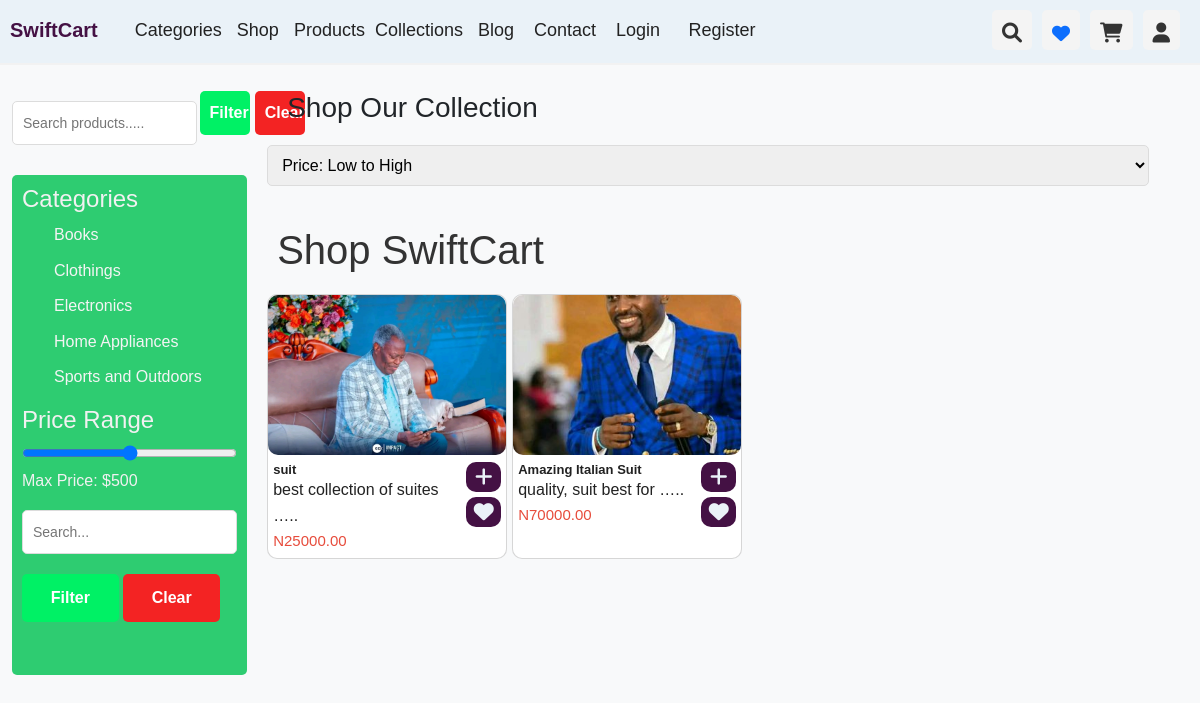
Page /shop/ on the earlier database version.
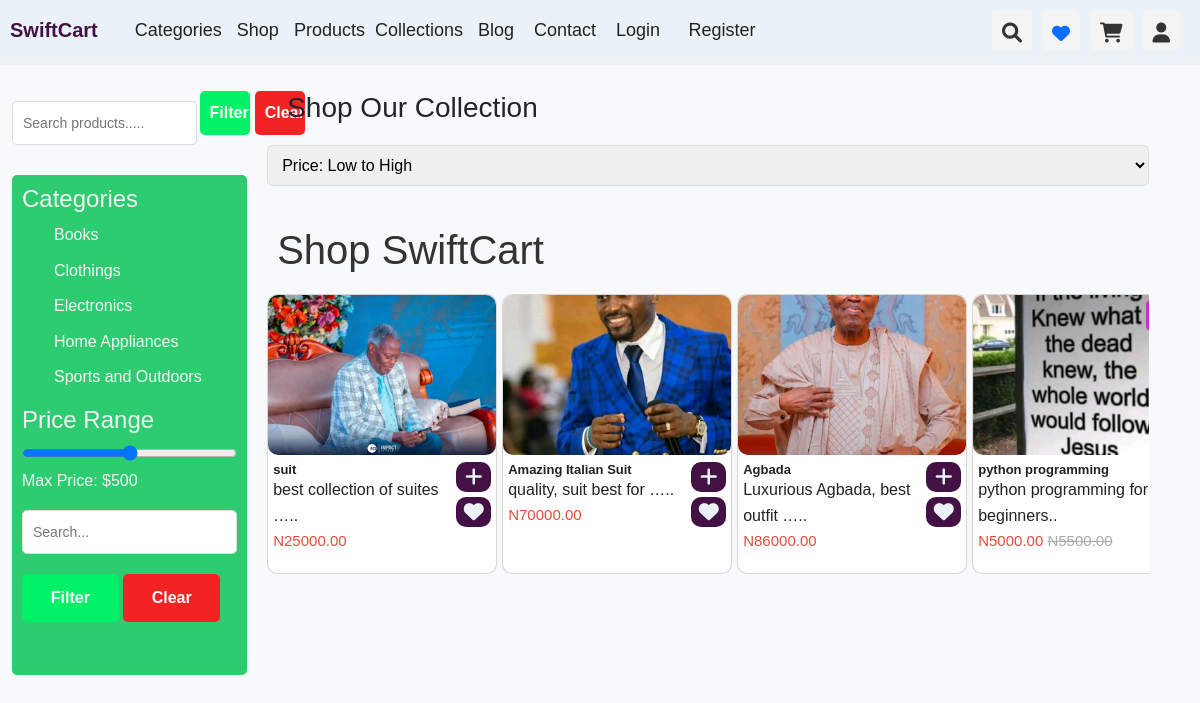
Same page on the later database version.
### Store/models.py (models this page shows, shortened)
class Category(models.Model):
    name = models.CharField(max_length=100, unique=True)
    description = models.TextField(default='', null=True, blank=True)
    user = models.ForeignKey(User, related_name='creates_category', on_delete=models.CASCADE)
    created_at = models.DateTimeField(auto_now_add=True)
    class Meta:
        ordering = ('name',)
        verbose_name_plural = 'Categories'
    def __str__(self):
        return f'{self.name}'

class Product(models.Model):
    id = models.UUIDField(primary_key=True, unique=True, default=uuid.uuid4)
    name = models.CharField(max_length=100)
    image = models.ImageField(upload_to='products_images', blank=True, null=True)
    description = models.TextField()
    in_stock = models.PositiveBigIntegerField(default=1)
    price = models.DecimalField(decimal_places=2, max_digits=10000)
    is_sale = models.BooleanField(default=False)
    sale_price = models.DecimalField(decimal_places=2, max_digits=10000, blank=True, null=True)
    is_featured = models.BooleanField(default=False)
    is_trending = models.BooleanField(default=False)
    is_best_seller = models.BooleanField(default=False)
    category = models.ForeignKey(Category, related_name='product_category', on_delete=models.CASCADE)
    created_by = models.ForeignKey(User, related_name='addes_product', on_delete=models.CASCADE)
    created_at = models.DateTimeField(auto_now_add=True)
    updated_at = models.DateTimeField(auto_now=True)

### Store/views.py (the view)
# urls.py: path('shop/', views.shop_page, name='shop'),
def shop_page(request):
    categories = Category.objects.all()
    products = Product.objects.all()
    first_ten_products = Product.objects.all()[0:6]
    second_ten_products = Product.objects.all()[6:12]
    third_ten_products = Product.objects.all()[12:18]
    fourth_ten_products = Product.objects.all()[18:24]
    trending_products = Product.objects.filter(is_trending=True)
    best_seller_products = Product.objects.filter(is_best_seller=True)
    featured_products = Product.objects.filter(is_featured=True)
    context = {
        'categories':categories,
        'products':products,
        'trending_products':trending_products,
        'best_seller_products':best_seller_products,
        'featured_products':featured_products,
        'first_ten_products':first_ten_products,
        'second_ten_products':second_ten_products,
        'third_ten_products':third_ten_products,
        'fourth_ten_products':fourth_ten_products,
    }
    return render(request, 'store/shop.html', context)

### Store/templates/store/shop.html (shortened to what this page needs)
{% extends 'store/base.html' %}
{% load static %}
{% block shop %}
<link rel="stylesheet" href="{% static 'assets/css/shop.css' %}"> {% endblock %}
{% block content %}
<br>
<br>
<section class="shop-page" style="padding-top: 40px;">
  <div class="container-fluid">
    <div class="filters">
      <div style="display: flex; width: 100%;">
        <div class="search-products form-search-sms" style="display: block;">
          <form
            style="display: flex; justify-content: space-between; align-items: center; gap: 3px; min-width: 300px;">
            <div class="form-group">
              <input type="search" id="search-term" placeholder="Search products.....">
            </div>
            <div class="form-group">
              <button class="btn success" id="searchbtn" style="padding: 10px;">Filter</button>
              <button type="reset" class="btn danger" style="padding: 10px;">Clear</button>
            </div>
          </form>
        </div>
      </div>
      <div id="filters">
        <div class="filter-category">
          <h4>Categories</h4>
          <ul>
            {% for category in categories %}
            <li><a href="{% url 'category_detail' category %}"
                style="text-decoration: none; color: #f4f4f4;">{{category}}</a></li>
            {% endfor %}
          </ul>
        </div>
        <div class="filter-price">
          <h4>Price Range</h4>
          <input type="range" min="0" max="1000" step="10" value="500" id="price-range">
          <p>Max Price: $<span id="price-value">500</span></p>
        </div>
        <div class="search-products">
          <div class="form-group">
            <input type="text" id="search-term" placeholder="Search..." />
          </div>
          <div class="form-group">
            <button class="btn success" id="searchbtn">Filter</button>
            <button type="reset" class="btn danger">Clear</button>
          </div>
        </div>
      </div>
    </div>
    <div class="product-listing">
      <h2 style="margin-left: 20px;">Shop Our Collection</h2>
      <div class="sorting">
        <select id="sort-options" class="input">
          <option value="low-to-high">Price: Low to High</option>
        </select>
      </div>
      <section class="section" id="default-results" style="margin-bottom: 10px;">
        <h1 class="title">Shop SwiftCart</h1>
        <div class="section-container" >
          {% for product in first_ten_products %}
          <div class="card" style="position: relative;">
            <div class="card-img">
              {% if product.image %}
              <img src="{{product.image.url}}" alt="images/images (20).jpeg">
              {% else %}
              <img src="" alt="Not found">
              {% endif %}
            </div>
            {% if product.is_sale %}
            <div class="sale-badge"
              style="position: absolute; background-color: #cc2ecc; color: #f4f4f4; right: 5px; top: 5px; padding: 3px; border-radius: 5px; width: 50px; text-align: center;">
            </div>
            {% endif %}
            <div class="card-content" style="margin-top: 2px;">
              <a href="{% url 'product' product.id %}" style="text-decoration: none; color: #222;">
                <div>
                  <h3 class="product-title" style="padding: 0; margin: 0; font-size: 13px;">
                    {{product.name|truncatewords:3}}</h3>
                  <p class="product-description" style="padding: 0; margin: 0;">
                    {{product.description|truncatewords:4}}..
                  </p>
                  {% if product.is_sale%}
                  <p class="product-price" style="padding: 0; margin: 0;">N{{product.sale_price}} <span class="old-price"> N{{product.price}} </span></p>
                    {% else %}
                    <p class="product-price" style="padding: 0; margin: 0;">N{{product.price}} </p>
                  {% endif %}
                </div>
              </a>
              <div style="display: flex; flex-direction: column; gap: 5px;">
                <div class="action" style="padding: 5px; width: 35px; height: 30px;">
                  <span id="addToCart" class="add-to"><i class="fa fa-plus"></i></span>
                </div>
                <div class="action" style="padding: 5px; width: 35px; height: 30px;">
                  <span id="addToWaitList" class="add-to"><i class="fa fa-heart"></i></span>
                </div>
              </div>
            </div>
          </div>
          {% endfor %}
        </div>
        <br>
        <br>
        <br>
      </section>
    </div>
  </div>
</section>
{% endblock %}

### Store/templates/store/base.html (shortened to what this page needs)
{% load static %}
<!DOCTYPE html>
<html lang="en">
<head>
  <link rel="stylesheet" href="https://cdnjs.cloudflare.com/ajax/libs/font-awesome/6.0.0-beta3/css/all.min.css">
  <link href="https://cdn.jsdelivr.net/npm/bootstrap@5.3.3/dist/css/bootstrap.min.css" rel="stylesheet"
>
  <link rel="stylesheet" href="{% static 'assets/css/style.css' %}">
  {% block shop %}{% endblock %}
</head>
<body>
  {% block header %}
  <header>
    <nav>
      <div class="nav-bar left">
        <div>
          <a href="/" class="brand">SwiftCart</a>
        </div>
        <ul class="menu nav-links" id="nav-links">
          <li class="menu-item link">
            Categories
          </li>
          <li class="menu-item link">
            <a class="link" href="{% url 'shop' %}">Shop</a>
          </li>
          <li class="menu-item link">
            Products
          </li>
          <li class="menu-item link">
            Collections
          </li>
          <li class="menu-item link contact">
            <a class="link" href="/checkout.html">Blog</a>
          </li>
          <li class="menu-item link contact">
            <a class="link" href="/checkout.html">Contact</a>
          </li>
          {% if request.user.is_authenticated %}
          {% if request.user.is_superuser %}
          <li class="menu-item link">
            <span><a href="{% url 'dashboard' %}" class="link">Dashboard</a></span>
          </li>
          {% endif %}
          <li class="menu-item link">
            <span><a href="{% url 'logout' %}" class="link">Logout</a></span>
          </li>&nbsp;&nbsp;&nbsp;
          <!-- <li class="menu-item link">
            <span><a href="{% url 'profile' request.user %}" class="link btn">{{request.user}}</a></span>
          </li> -->
          {% else %}
          <li class="menu-item link">
            <span><a href="{% url 'login' %}" class="link">Login</a></span>
          </li>&nbsp;&nbsp;&nbsp;
          <li class="menu-item">
            <span><a href="{% url 'register' %}" class="link">Register</a></span>
          </li>
          {% endif %}
        </ul>
      </div>
      <div class="nav-bar right">
        <div class="actions" style="display: flex; justify-content: space-between; gap: 10px;">
          <span class="search-icon action">
            <a href="{% url 'search' %}">
              <i class="fas fa-search" id="searchbtn"></i>
            </a>
          </span>
          <span class="action">
            <a href="{% url 'cart' %}">
              <i class="fas fa-heart"></i>
            </a>
          </span>
          <span class="action">
            <a href="{% url 'cart' %}">
              <i class="fas fa-shopping-cart"></i>
            </a>
          </span>
          <span class="action">
            <a href="{% url 'profile' request.user %}">
              <i class="fas fa-user"></i>
            </a>
          </span>
        </div>
      </div>
    </nav>
  </header>
  {% endblock %}
  {% block content %}
  {% endblock %}
</body>
</html>

### static/assets/css/style.css (style rules this page uses)
* { margin: 0; padding: 0; box-sizing: border-box; }
body { font-family: Arial, sans-serif; min-height: 100vh; background-color: #f8f9fa; }
.btn { text-decoration: none; background-color: #414; color: #eaf2f8;; padding: 10px 18px; border: none; border-radius: 10px; margin-bottom: 20px; }
header { background-color: #eaf2f8; border-bottom: 2px solid #f2f2f2; padding: 10px; position: fixed; left: 0; right: 0; top: 0; z-index: 1000; height: 65px; }
header nav { display: flex; justify-content: space-between; align-items: center; }
.nav-bar.left { display: flex; align-items: center; justify-content: space-between; gap: 2rem; }
.nav-bar.left .brand { text-decoration: none; color: #414; font-size: 20px; font-weight: bolder; flex: 0.5; }
.nav-bar.left .nav-links { flex: 1.5; }
.nav-bar.left .nav-links .link { text-decoration: none; color: #222; font-size: 18px; padding: 5px; }
.menu { list-style: none; display: flex; margin: 0; padding: 0; justify-content: space-between; align-items: center; }
.menu-item { position: relative; cursor: pointer; list-style-type: none; }
.nav-bar.right { display: flex; align-items: center; justify-content: space-between; gap: 10px; }
.actions { display: flex; justify-content: space-between; align-items: center; }
.actions .action { background-color: #f4f4f4; padding: 10px; border-radius: 5px; font-size: 18px; color: #414; height: 40px; }
i.fa-search { font-size: 20px; color: #333; }
i.fa-user, .fa-shopping-cart { font-size: 20px; color: #333; }
h1 { color: #333; margin-bottom: 20px; }
.section .title { margin: 20px 10px; }
.section-container { display: flex; gap: 3px; overflow-x: hidden; overflow: scroll; scrollbar-width: none; gap: 5px; }
.section-container .card { max-width: 240px; max-height: 300px; border: 1px solid #3333; border-radius: 10px; min-width: 230px; transition: transform 0.2s ease, box-shadow 0.2s ease; }
.section-container .card .card-img img { width: 100%; height: 160px; border-radius: 10px; object-fit: cover; }
.section-container .card .card-content { display: flex; justify-content: space-between; padding: 5px; margin-top: 5px; }
.section-container .card .card-content .action { background-color: #414; color: #eaf2f8; height: 30px; width: 40px; display: flex; justify-content: center; align-items: center; text-align: center; border-radius: 10px; font-size: 20px; cursor: pointer; padding: 5px; }
.product-title { font-size: 18px; font-weight: bold; margin-bottom: 2px; }
.product-price { font-size: 15px; color: #e74c3c; }
.old-price { text-decoration: line-through; color: #aaa; }

### static/assets/css/shop.css (style rules this page uses)
* { margin: 0; padding: 0; box-sizing: border-box; }
body { font-family: Arial, sans-serif; line-height: 1.6; background-color: #f8f9fa; }
.shop-page { padding: 40px 0; }
.filters { width: 20%; float: left; margin-right: 20px; }
.search-products.form-search-sms { display: none; }
.filters #filters { opacity: 1; background-color: #2ecc71; border-radius: 5px; padding: 10px; color: #f1f1f1; min-height: 500px; }
.filter-category ul { list-style: none; }
.filter-category ul li { margin-bottom: 10px; }
.filter-price input[type="range"] { width: 100%; }
.filter-price p { font-size: 16px; }
.form-group { margin-bottom: 20px; text-align: left; }
.form-group input, .input { width: 100%; padding: 10px; font-size: 14px; border: 1px solid #dcdcdc; border-radius: 5px; outline: none; transition: border-color 0.3s; }
.btn { width: 45%; background-color: #2ecc71; color: #ffffff; border: none; padding: 12px; font-size: 16px; font-weight: bold; border-radius: 5px; cursor: pointer; transition: background-color 0.3s; }
.danger { background-color: #f32323; }
.success { background-color: #00f165; }
.product-listing { width: 75%; float: left; }
.product-listing h2 { font-size: 28px; margin-bottom: 20px; }
.sorting { margin-bottom: 20px; }
.sorting select { padding: 10px; font-size: 16px; }

Differences in the rows shown:
added Product: image (picture), name "Agbada", description "Luxurious Agbada, best outfit …", price "86000.00"
added Product: image (picture), name "python programming", description "python programming for beginners", sale_price "5000.00", price "5500.00"
